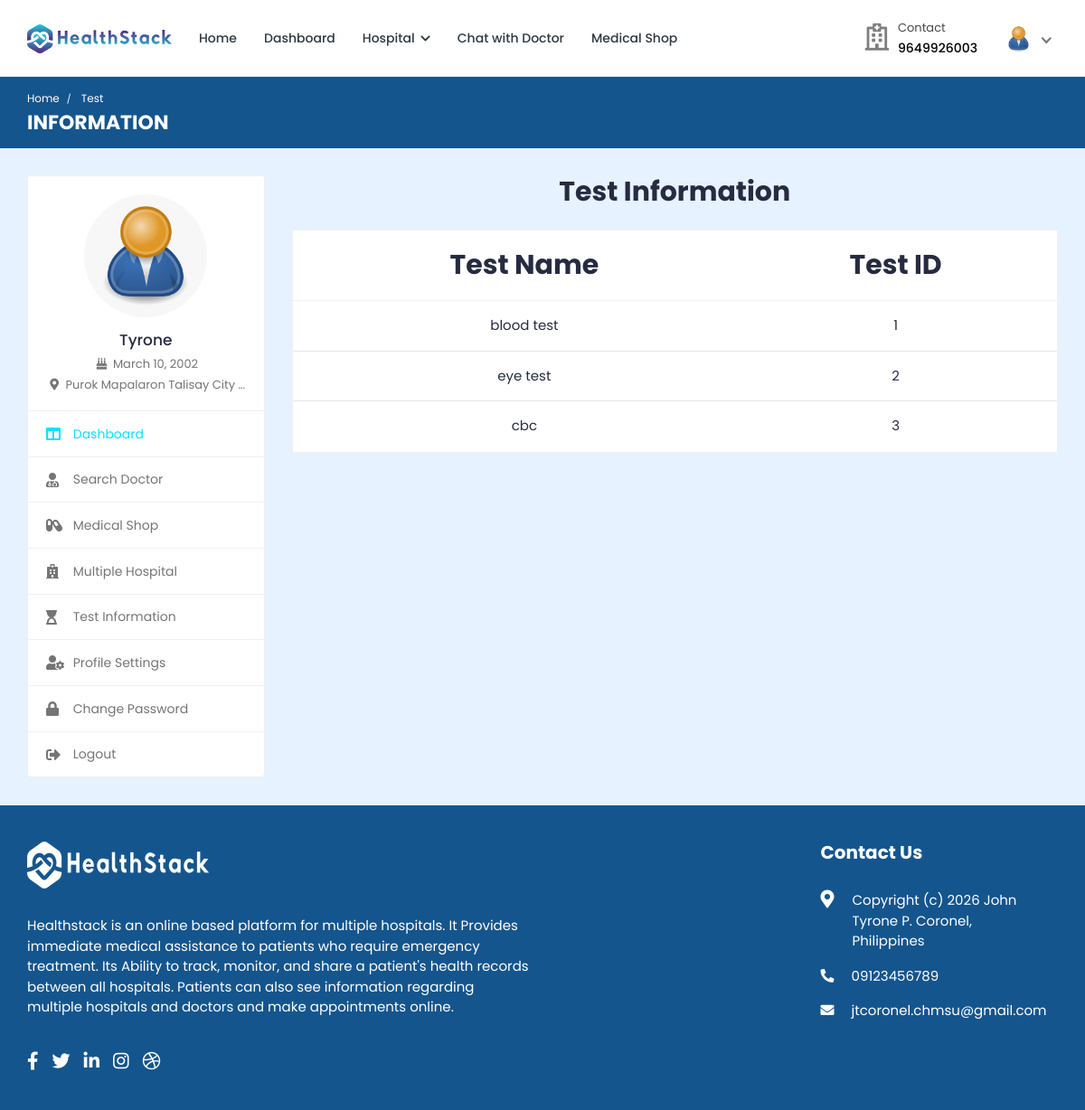
The app's page /doctor/doctor-test-list/ (signed in), older data.
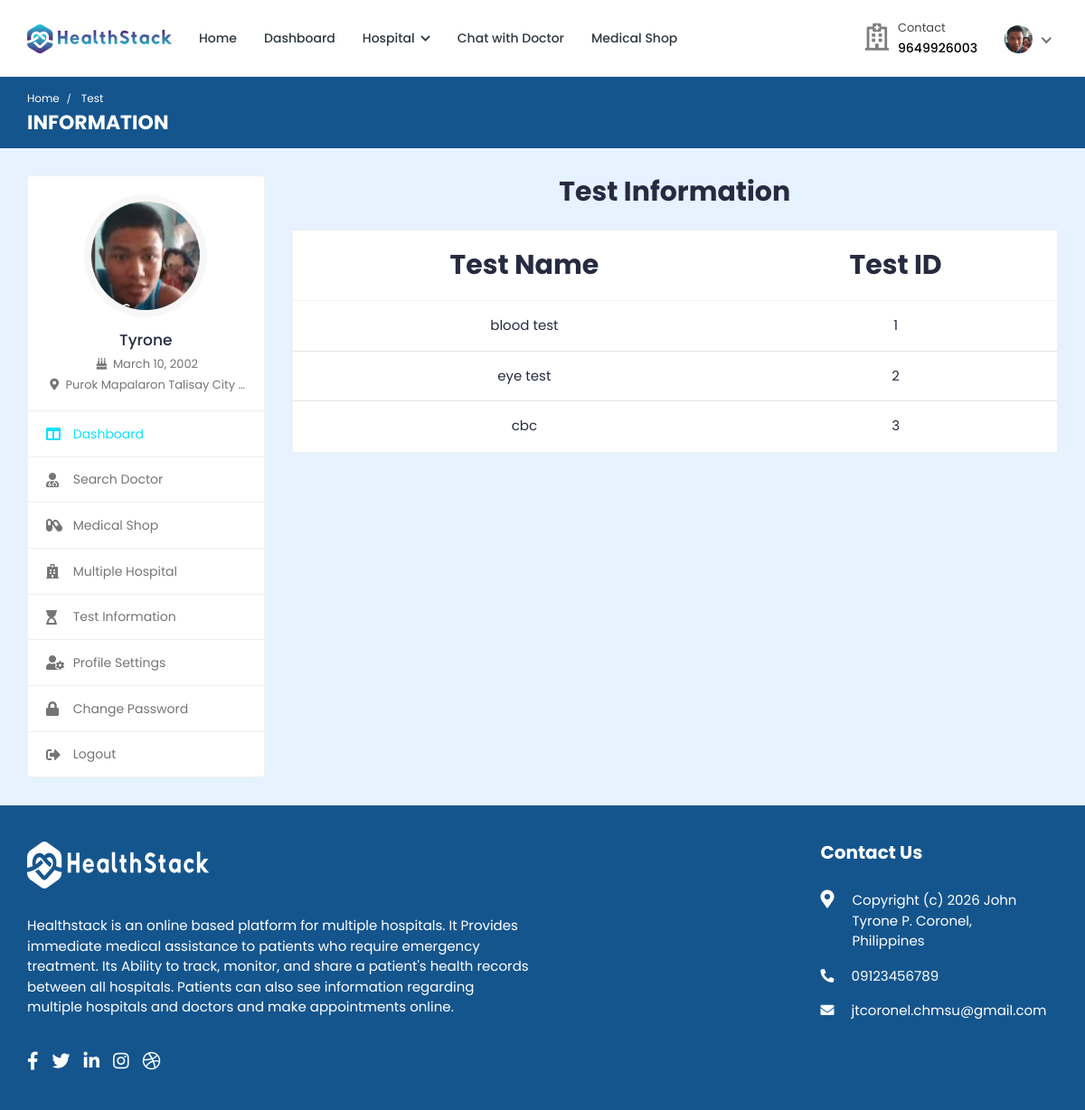
The same page, newer data.
### hospital/models.py (models this page shows, shortened)
class Patient(models.Model):
    patient_id = models.AutoField(primary_key=True)
    user = models.OneToOneField(User, on_delete=models.CASCADE, null=True, blank=True, related_name='patient')
    name = models.CharField(max_length=200, null=True, blank=True)
    username = models.CharField(max_length=200, null=True, blank=True)
    age = models.IntegerField(null=True, blank=True)
    email = models.EmailField(max_length=200, null=True, blank=True)
    phone_number = models.IntegerField(null=True, blank=True)
    address = models.CharField(max_length=200, null=True, blank=True)
    featured_image = models.ImageField(upload_to='patients/', default='patients/user-default.png', null=True, blank=True)
    blood_group = models.CharField(max_length=200, null=True, blank=True)
    history = models.CharField(max_length=200, null=True, blank=True)
    dob = models.CharField(max_length=200, null=True, blank=True)
    nid = models.CharField(max_length=200, null=True, blank=True)
    serial_number = models.CharField(max_length=200, null=True, blank=True)
    login_status = models.CharField(max_length=200, null=True, blank=True, default="offline")

class User(AbstractUser):
    is_patient = models.BooleanField(default=False)
    is_doctor = models.BooleanField(default=False)
    is_hospital_admin = models.BooleanField(default=False)
    is_labworker = models.BooleanField(default=False)
    is_pharmacist = models.BooleanField(default=False)
    login_status = models.BooleanField(default=False)

### doctor/views.py (the view)
# urls.py: path('doctor-test-list/', views.doctor_test_list, name='doctor-test-list'),
@csrf_exempt
@login_required(login_url="login")
def doctor_test_list(request):
    if request.user.is_authenticated and request.user.is_doctor:
        doctor = Doctor_Information.objects.get(user=request.user)
        tests = Test_Information.objects.all
        context = {'doctor': doctor, 'tests': tests}
        return render(request, 'doctor-test-list.html', context)
    elif request.user.is_authenticated and request.user.is_patient:
        patient = Patient.objects.get(user=request.user)
        tests = Test_Information.objects.all
        context = {'patient': patient, 'tests': tests}
        return render(request, 'doctor-test-list.html', context)
    else:
        logout(request)
        messages.info(request, 'Not Authorized')
        return render(request, 'doctor-login.html')

### templates/doctor-test-list.html (shortened to what this page needs)
{% load static %}
<!DOCTYPE html>
<html lang="en">
  <head>
    <link
      rel="stylesheet"
      href="{% static 'HealthStack-System/css/Normal/bootstrap.min.css' %}"
    />
    <link
      rel="stylesheet"
      href="{% static 'HealthStack-System/plugins/Normal/fontawesome/css/fontawesome.min.css' %}"
    />
    <link
      rel="stylesheet"
      href="{% static 'HealthStack-System/plugins/Normal/fontawesome/css/all.min.css' %}"
    />
    <link
      rel="stylesheet"
      href="{% static 'HealthStack-System/css/Normal/style.css' %}"
    />
  </head>
  <body>
  {% if user.is_authenticated %}
    <div class="main-wrapper">
      <header class="header">
        {% if user.is_authenticated and user.is_patient %}
				{% include 'patient_navbar.html' %}
				{% endif %}
      </header>
      <div class="breadcrumb-bar">
        <div class="container-fluid">
          <div class="row align-items-center">
            <div class="col-md-12 col-12">
              <nav aria-label="breadcrumb" class="page-breadcrumb">
                <ol class="breadcrumb">
                  {% if user.is_authenticated and user.is_patient %}
									<li class="breadcrumb-item"><a href="{% url 'patient-dashboard' %}">Home</a></li>
									{% endif %}
                  <li class="breadcrumb-item active" aria-current="page">
                    Test
                  </li>
                </ol>
              </nav>
              <h2 class="breadcrumb-title">INFORMATION</h2>
            </div>
          </div>
        </div>
      </div>
      <div class="content">
        <div class="container-fluid">
          <div class="row">
            <div class="col-md-5 col-lg-4 col-xl-3 theiaStickySidebar">
              <div>
                {% if user.is_authenticated and user.is_patient %}
								{% include 'patient-sidebar.html' %}
								{% endif %}
              </div>
            </div>
            <div class="col-md-7 col-lg-8 col-xl-9">
              <div class="row">
                <div class="col-md-12">
                  <h2 class="mb-4 text-center"><b>Test Information</b></h2>
                  <div class="appointment-tab">
                      <div class="tab-pane" id="today-appointments">
                        <div class="card card-table mb-0">
                          <div class="card-body">
                            <div class="table-responsive">
                              <table
                                class="table table-hover table-center mb-0 text-center"
                              >
                                <thead style="font-size: 30px;">
                                  <tr>
                                    <th>Test Name</th>
                                    <th>Test ID</th>
                                  </tr>
                                </thead>
                                <tbody>
                                  {% for t in tests %}
                                  <tr>
                                    <td> {{t.test_name}}</td>
                                    <td>{{t.test_id}}</td>
                                  </tr>
                                  {% endfor %}
                                </tbody>
                              </table>
                            </div>
                          </div>
                        </div>
                      </div>
                    </div>
                  </div>
                </div>
              </div>
            </div>
          </div>
        </div>
      </div>
      {% include 'footer.html' %}
  {% else %}
  <p> You are not logged in </p>
  {% endif %}
  </body>
</html>

### templates/patient_navbar.html (shortened to what this page needs)
{% load static %}
<nav class="navbar navbar-expand-lg header-nav">
  <div class="navbar-header">
    <a href="{% url 'hospital_home'%}" class="navbar-brand logo">
      <img
        src="{% static 'HealthStack-System/images/Normal/logo.jpg' %}"
        class="img-fluid"
        alt="Logo"
      />
    </a>
  </div>
  <div class="main-menu-wrapper">
    <ul class="main-nav">
      <li>
        <a href="{% url 'hospital_home'%}">Home</a>
      </li>
      <li>
        <a href="{% url 'patient-dashboard' %}">Dashboard</a>
      </li>
      <li class="has-submenu">
        <a href="#">Hospital <i class="fas fa-chevron-down"></i></a>
      </li>
      {% if user.is_authenticated and user.is_patient %}
      <li>
        <a href="{% url 'chat-home' pk=user.id %}">Chat with Doctor</a>
      </li>
      {% endif %}
      <li>
        <a href="{% url 'pharmacy_shop' %}">Medical Shop</a>
      </li>
    </ul>
  </div>
  <ul class="nav header-navbar-rht">
    <li class="nav-item contact-item">
      <div class="header-contact-img">
        <i class="far fa-hospital"></i>
      </div>
      <div class="header-contact-detail">
        <p class="contact-header">Contact</p>
        <p class="contact-info-header">{% if patient.phone_number %}{{ patient.phone_number }}{% else %}Not set{% endif %}</p>
      </div>
    </li>
    <li class="nav-item dropdown has-arrow logged-item">
      <a href="#" class="dropdown-toggle nav-link" data-toggle="dropdown">
        <span class="user-img">
          <img
            class="rounded-circle"
            src="{{patient.featured_image.url}}"
            width="31"
            alt="{{ patient.name|default:'Patient' }}"
          />
        </span>
      </a>
    </li>
  </ul>
</nav>

### templates/patient-sidebar.html
{% load static %}
    <div class="profile-sidebar">
      <div class="widget-profile pro-widget-content">
        <div class="profile-info-widget">
          <a href="#" class="booking-doc-img">
            <img
              src="{{ patient.featured_image.url }}"
              alt="User Image"
            />
          </a>
          <div class="profile-det-info">
            <h3>{{ patient.name|default:user.username }}</h3>
            <div class="patient-details">
              <h5>
                <i class="fas fa-birthday-cake"></i> {{ patient.dob|default:"Not set" }}
              </h5>
              <h5 class="mb-0">
                <i class="fas fa-map-marker-alt"></i>
                {{ patient.address|default:"Not set" }}
              </h5>
            </div>
          </div>
        </div>
      </div>
      <div class="dashboard-widget">
        <nav class="dashboard-menu sidebar">
          <ul>
            <li class="active">
              <a href="{% url 'patient-dashboard' %}">
                <i class="fas fa-columns"></i>
                <span>Dashboard</span>
              </a>
            </li>
            <li class="nav-item has-submenu">
              <a href="{% url 'search' %}">
                <i class="fas fa-user-md"></i>
                <span>Search Doctor</span>
              </a>
            </li>
            <li class="has-submenu">
              <a href="{% url 'pharmacy_shop' %}" class="nav-link">
                <i class="fas fa-capsules"></i>
                <span>Medical Shop</span>
              </a>
            </li>
            <li>
                <a href="{% url 'multiple-hospital' %}">
                  <i class="fas fa-hospital"></i>
                  <span>Multiple Hospital</span>
                </a>
            </li>
            <li>
              <a href="{% url 'doctor-test-list'%}" target="_blank">
                <i class="fas fa-hourglass-start"></i>
                <span>Test Information</span>
              </a>
            </li>
            <li>
              <a href="{% url 'profile-settings' %}">
                <i class="fas fa-user-cog"></i>
                <span>Profile Settings</span>
              </a>
            </li>
            <li>
              <a href="{% url 'change-password' pk=user.id%}">
                <i class="fas fa-lock"></i>
                <span>Change Password</span>
              </a>
            </li>
            <li>
              <a href="{% url 'logout' %}">
                <i class="fas fa-sign-out-alt"></i>
                <span>Logout</span>
              </a>
            </li>
          </ul>
        </nav>
      </div>
    </div>

Row changes from the older to the newer data that the page shows:
changed Patient "Tyrone": featured_image: picture added in place of a placeholder
